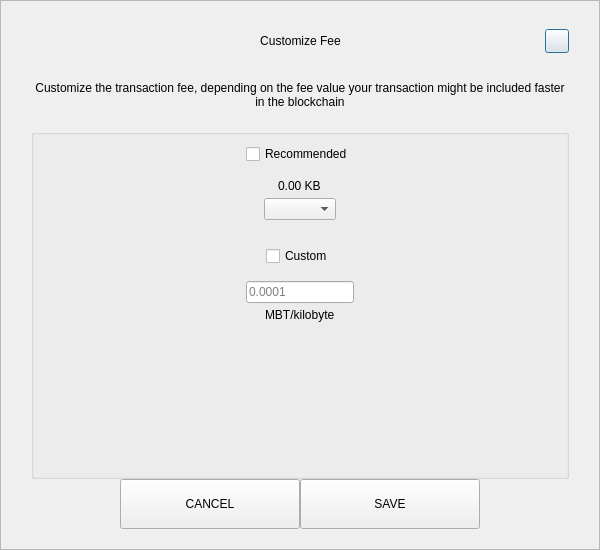
<?xml version="1.0" encoding="UTF-8"?>
<ui version="4.0">
 <class>SendCustomFeeDialog</class>
 <widget class="QDialog" name="SendCustomFeeDialog">
  <property name="geometry">
   <rect>
    <x>0</x>
    <y>0</y>
    <width>600</width>
    <height>550</height>
   </rect>
  </property>
  <property name="windowTitle">
   <string>Form</string>
  </property>
  <layout class="QVBoxLayout" name="verticalLayout_3">
   <property name="spacing">
    <number>0</number>
   </property>
   <property name="leftMargin">
    <number>0</number>
   </property>
   <property name="topMargin">
    <number>0</number>
   </property>
   <property name="rightMargin">
    <number>0</number>
   </property>
   <property name="bottomMargin">
    <number>0</number>
   </property>
   <item>
    <widget class="QFrame" name="frame">
     <property name="styleSheet">
      <string notr="true"/>
     </property>
     <property name="frameShape">
      <enum>QFrame::StyledPanel</enum>
     </property>
     <property name="frameShadow">
      <enum>QFrame::Raised</enum>
     </property>
     <layout class="QVBoxLayout" name="verticalLayout_2">
      <property name="spacing">
       <number>0</number>
      </property>
      <property name="leftMargin">
       <number>30</number>
      </property>
      <property name="topMargin">
       <number>20</number>
      </property>
      <property name="rightMargin">
       <number>30</number>
      </property>
      <property name="bottomMargin">
       <number>20</number>
      </property>
      <item>
       <layout class="QHBoxLayout" name="horizontalLayout_3">
        <property name="spacing">
         <number>0</number>
        </property>
        <item>
         <spacer name="horizontalSpacer_21">
          <property name="orientation">
           <enum>Qt::Horizontal</enum>
          </property>
          <property name="sizeHint" stdset="0">
           <size>
            <width>40</width>
            <height>20</height>
           </size>
          </property>
         </spacer>
        </item>
        <item>
         <widget class="QLabel" name="labelTitle">
          <property name="minimumSize">
           <size>
            <width>0</width>
            <height>40</height>
           </size>
          </property>
          <property name="maximumSize">
           <size>
            <width>16777215</width>
            <height>40</height>
           </size>
          </property>
          <property name="styleSheet">
           <string notr="true">padding-left:24px;</string>
          </property>
          <property name="text">
           <string>Customize Fee</string>
          </property>
          <property name="alignment">
           <set>Qt::AlignCenter</set>
          </property>
          <property name="margin">
           <number>7</number>
          </property>
         </widget>
        </item>
        <item>
         <spacer name="horizontalSpacer">
          <property name="orientation">
           <enum>Qt::Horizontal</enum>
          </property>
          <property name="sizeHint" stdset="0">
           <size>
            <width>40</width>
            <height>20</height>
           </size>
          </property>
         </spacer>
        </item>
        <item>
         <widget class="QPushButton" name="btnEsc">
          <property name="minimumSize">
           <size>
            <width>24</width>
            <height>24</height>
           </size>
          </property>
          <property name="maximumSize">
           <size>
            <width>24</width>
            <height>24</height>
           </size>
          </property>
          <property name="text">
           <string/>
          </property>
         </widget>
        </item>
       </layout>
      </item>
      <item>
       <spacer name="verticalSpacer_2">
        <property name="orientation">
         <enum>Qt::Vertical</enum>
        </property>
        <property name="sizeType">
         <enum>QSizePolicy::Fixed</enum>
        </property>
        <property name="sizeHint" stdset="0">
         <size>
          <width>20</width>
          <height>20</height>
         </size>
        </property>
       </spacer>
      </item>
      <item>
       <widget class="QLabel" name="labelMessage">
        <property name="text">
         <string>Customize the transaction fee, depending on the fee value your transaction might be included faster in the blockchain</string>
        </property>
        <property name="alignment">
         <set>Qt::AlignCenter</set>
        </property>
        <property name="wordWrap">
         <bool>true</bool>
        </property>
       </widget>
      </item>
      <item>
       <spacer name="verticalSpacer_3">
        <property name="orientation">
         <enum>Qt::Vertical</enum>
        </property>
        <property name="sizeType">
         <enum>QSizePolicy::Fixed</enum>
        </property>
        <property name="sizeHint" stdset="0">
         <size>
          <width>20</width>
          <height>20</height>
         </size>
        </property>
       </spacer>
      </item>
      <item>
       <widget class="QGroupBox" name="groupBox">
        <property name="title">
         <string/>
        </property>
        <layout class="QVBoxLayout" name="verticalLayout">
         <property name="leftMargin">
          <number>12</number>
         </property>
         <property name="rightMargin">
          <number>12</number>
         </property>
         <item>
          <layout class="QVBoxLayout" name="verticalLayout_4">
           <property name="spacing">
            <number>5</number>
           </property>
           <item alignment="Qt::AlignHCenter">
            <widget class="QCheckBox" name="checkBoxRecommended">
             <property name="text">
              <string>Recommended</string>
             </property>
            </widget>
           </item>
           <item>
            <spacer name="verticalSpacer_5">
             <property name="orientation">
              <enum>Qt::Vertical</enum>
             </property>
             <property name="sizeType">
              <enum>QSizePolicy::Fixed</enum>
             </property>
             <property name="sizeHint" stdset="0">
              <size>
               <width>20</width>
               <height>10</height>
              </size>
             </property>
            </spacer>
           </item>
           <item alignment="Qt::AlignHCenter">
            <widget class="QLabel" name="labelFee">
             <property name="text">
              <string>0.00 KB</string>
             </property>
            </widget>
           </item>
           <item alignment="Qt::AlignHCenter">
            <widget class="QComboBox" name="comboBoxRecommended"/>
           </item>
          </layout>
         </item>
         <item>
          <spacer name="verticalSpacer">
           <property name="orientation">
            <enum>Qt::Vertical</enum>
           </property>
           <property name="sizeType">
            <enum>QSizePolicy::Fixed</enum>
           </property>
           <property name="sizeHint" stdset="0">
            <size>
             <width>20</width>
             <height>20</height>
            </size>
           </property>
          </spacer>
         </item>
         <item>
          <layout class="QVBoxLayout" name="verticalLayout_5">
           <property name="spacing">
            <number>5</number>
           </property>
           <item alignment="Qt::AlignHCenter">
            <widget class="QCheckBox" name="checkBoxCustom">
             <property name="text">
              <string>Custom</string>
             </property>
            </widget>
           </item>
           <item>
            <spacer name="verticalSpacer_6">
             <property name="orientation">
              <enum>Qt::Vertical</enum>
             </property>
             <property name="sizeType">
              <enum>QSizePolicy::Fixed</enum>
             </property>
             <property name="sizeHint" stdset="0">
              <size>
               <width>20</width>
               <height>10</height>
              </size>
             </property>
            </spacer>
           </item>
           <item alignment="Qt::AlignHCenter">
            <widget class="QLineEdit" name="lineEditCustomFee">
             <property name="placeholderText">
              <string notr="true">0.0001</string>
             </property>
            </widget>
           </item>
           <item alignment="Qt::AlignHCenter">
            <widget class="QLabel" name="labelCustomFee">
             <property name="text">
              <string>MBT/kilobyte</string>
             </property>
            </widget>
           </item>
          </layout>
         </item>
         <item>
          <spacer name="verticalSpacer_4">
           <property name="orientation">
            <enum>Qt::Vertical</enum>
           </property>
           <property name="sizeHint" stdset="0">
            <size>
             <width>20</width>
             <height>40</height>
            </size>
           </property>
          </spacer>
         </item>
        </layout>
       </widget>
      </item>
      <item>
       <layout class="QHBoxLayout" name="horizontalLayout" stretch="1,2,2,1">
        <item>
         <spacer name="horizontalSpacer1">
          <property name="orientation">
           <enum>Qt::Horizontal</enum>
          </property>
          <property name="sizeHint" stdset="0">
           <size>
            <width>40</width>
            <height>20</height>
           </size>
          </property>
         </spacer>
        </item>
        <item>
         <widget class="QPushButton" name="btnCancel">
          <property name="minimumSize">
           <size>
            <width>180</width>
            <height>50</height>
           </size>
          </property>
          <property name="focusPolicy">
           <enum>Qt::NoFocus</enum>
          </property>
          <property name="text">
           <string>CANCEL</string>
          </property>
         </widget>
        </item>
        <item>
         <widget class="QPushButton" name="btnSave">
          <property name="minimumSize">
           <size>
            <width>180</width>
            <height>50</height>
           </size>
          </property>
          <property name="focusPolicy">
           <enum>Qt::NoFocus</enum>
          </property>
          <property name="text">
           <string>SAVE</string>
          </property>
         </widget>
        </item>
        <item>
         <spacer name="horizontalSpacer_2">
          <property name="orientation">
           <enum>Qt::Horizontal</enum>
          </property>
          <property name="sizeHint" stdset="0">
           <size>
            <width>40</width>
            <height>20</height>
           </size>
          </property>
         </spacer>
        </item>
       </layout>
      </item>
     </layout>
    </widget>
   </item>
  </layout>
 </widget>
 <resources/>
 <connections/>
</ui>
